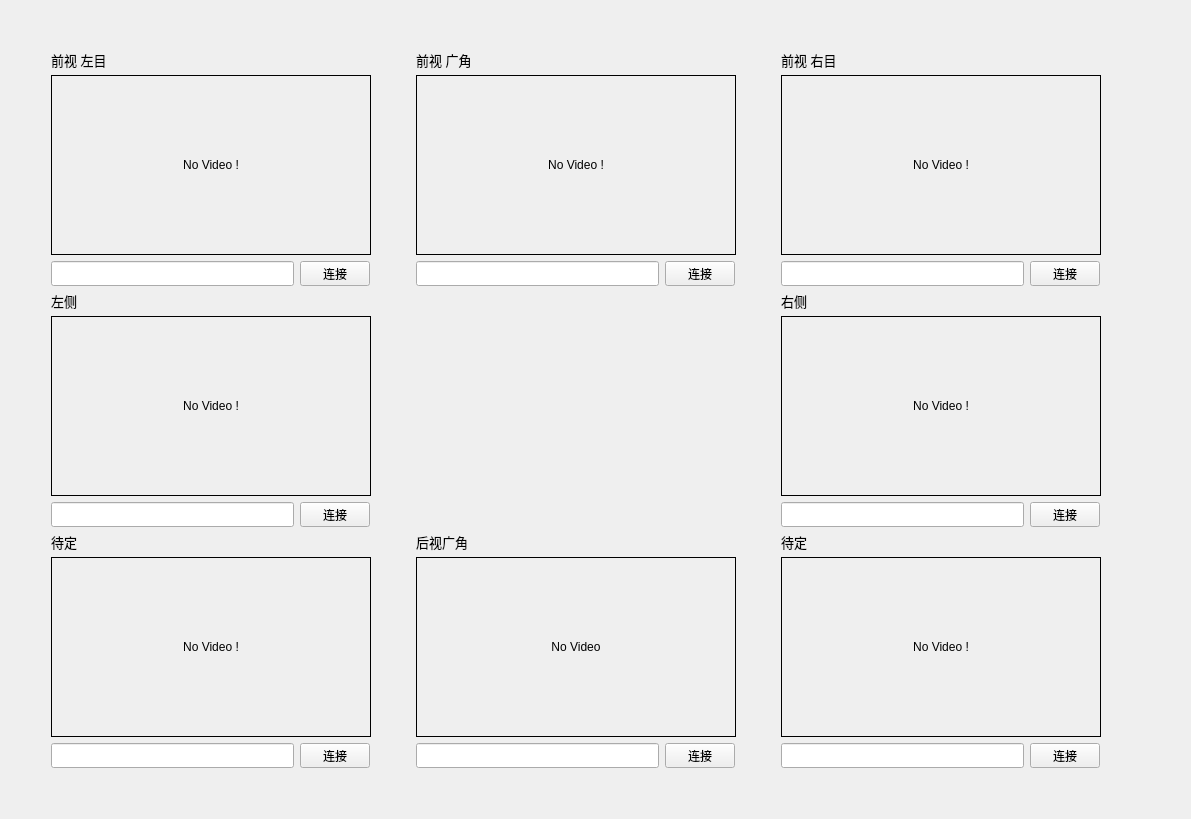
          <widget class="QWidget" name="tab_6">
           <attribute name="title">
            <string>相机</string>
           </attribute>
           <layout class="QGridLayout" name="gridLayout_3">
            <item row="0" column="1">
             <spacer name="verticalSpacer_5">
              <property name="orientation">
               <enum>Qt::Vertical</enum>
              </property>
              <property name="sizeHint" stdset="0">
               <size>
                <width>20</width>
                <height>40</height>
               </size>
              </property>
             </spacer>
            </item>
            <item row="1" column="0">
             <spacer name="horizontalSpacer_18">
              <property name="orientation">
               <enum>Qt::Horizontal</enum>
              </property>
              <property name="sizeHint" stdset="0">
               <size>
                <width>40</width>
                <height>20</height>
               </size>
              </property>
             </spacer>
            </item>
            <item row="1" column="1">
             <layout class="QGridLayout" name="gridLayout_2">
              <item row="0" column="2">
               <layout class="QVBoxLayout" name="verticalLayout_33">
                <item>
                 <widget class="QLabel" name="label_26">
                  <property name="minimumSize">
                   <size>
                    <width>0</width>
                    <height>18</height>
                   </size>
                  </property>
                  <property name="maximumSize">
                   <size>
                    <width>16777215</width>
                    <height>18</height>
                   </size>
                  </property>
                  <property name="font">
                   <font>
                    <pointsize>10</pointsize>
                   </font>
                  </property>
                  <property name="layoutDirection">
                   <enum>Qt::LeftToRight</enum>
                  </property>
                  <property name="text">
                   <string>前视 右目</string>
                  </property>
                  <property name="alignment">
                   <set>Qt::AlignLeading|Qt::AlignLeft|Qt::AlignVCenter</set>
                  </property>
                 </widget>
                </item>
                <item>
                 <widget class="QLabel" name="label_camera_3">
                  <property name="minimumSize">
                   <size>
                    <width>320</width>
                    <height>180</height>
                   </size>
                  </property>
                  <property name="maximumSize">
                   <size>
                    <width>320</width>
                    <height>180</height>
                   </size>
                  </property>
                  <property name="styleSheet">
                   <string notr="true">border: 1px solid black</string>
                  </property>
                  <property name="text">
                   <string>No Video !</string>
                  </property>
                  <property name="alignment">
                   <set>Qt::AlignCenter</set>
                  </property>
                 </widget>
                </item>
                <item>
                 <layout class="QHBoxLayout" name="horizontalLayout_21">
                  <item>
                   <widget class="QLineEdit" name="topic_camera_3">
                    <property name="minimumSize">
                     <size>
                      <width>243</width>
                      <height>25</height>
                     </size>
                    </property>
                    <property name="maximumSize">
                     <size>
                      <width>243</width>
                      <height>25</height>
                     </size>
                    </property>
                   </widget>
                  </item>
                  <item>
                   <widget class="QPushButton" name="button_camera_3">
                    <property name="minimumSize">
                     <size>
                      <width>70</width>
                      <height>25</height>
                     </size>
                    </property>
                    <property name="maximumSize">
                     <size>
                      <width>70</width>
                      <height>25</height>
                     </size>
                    </property>
                    <property name="text">
                     <string>连接</string>
                    </property>
                   </widget>
                  </item>
                  <item>
                   <spacer name="horizontalSpacer_12">
                    <property name="orientation">
                     <enum>Qt::Horizontal</enum>
                    </property>
                    <property name="sizeHint" stdset="0">
                     <size>
                      <width>40</width>
                      <height>20</height>
                     </size>
                    </property>
                   </spacer>
                  </item>
                 </layout>
                </item>
               </layout>
              </item>
              <item row="0" column="0">
               <layout class="QVBoxLayout" name="verticalLayout_31">
                <item>
                 <widget class="QLabel" name="label_18">
                  <property name="minimumSize">
                   <size>
                    <width>0</width>
                    <height>18</height>
                   </size>
                  </property>
                  <property name="maximumSize">
                   <size>
                    <width>16777215</width>
                    <height>18</height>
                   </size>
                  </property>
                  <property name="font">
                   <font>
                    <pointsize>10</pointsize>
                   </font>
                  </property>
                  <property name="layoutDirection">
                   <enum>Qt::LeftToRight</enum>
                  </property>
                  <property name="text">
                   <string>前视 左目</string>
                  </property>
                  <property name="alignment">
                   <set>Qt::AlignLeading|Qt::AlignLeft|Qt::AlignVCenter</set>
                  </property>
                 </widget>
                </item>
                <item>
                 <widget class="QLabel" name="label_camera_1">
                  <property name="minimumSize">
                   <size>
                    <width>320</width>
                    <height>180</height>
                   </size>
                  </property>
                  <property name="maximumSize">
                   <size>
                    <width>320</width>
                    <height>180</height>
                   </size>
                  </property>
                  <property name="styleSheet">
                   <string notr="true">border: 1px solid black</string>
                  </property>
                  <property name="text">
                   <string>&lt;html&gt;&lt;head/&gt;&lt;body&gt;&lt;p&gt;No Video !&lt;/p&gt;&lt;/body&gt;&lt;/html&gt;</string>
                  </property>
                  <property name="alignment">
                   <set>Qt::AlignCenter</set>
                  </property>
                 </widget>
                </item>
                <item>
                 <layout class="QHBoxLayout" name="horizontalLayout_19">
                  <item>
                   <widget class="QLineEdit" name="topic_camera_1">
                    <property name="minimumSize">
                     <size>
                      <width>243</width>
                      <height>25</height>
                     </size>
                    </property>
                    <property name="maximumSize">
                     <size>
                      <width>243</width>
                      <height>25</height>
                     </size>
                    </property>
                   </widget>
                  </item>
                  <item>
                   <widget class="QPushButton" name="button_camera_1">
                    <property name="minimumSize">
                     <size>
                      <width>70</width>
                      <height>25</height>
                     </size>
                    </property>
                    <property name="maximumSize">
                     <size>
                      <width>70</width>
                      <height>25</height>
                     </size>
                    </property>
                    <property name="text">
                     <string>连接</string>
                    </property>
                   </widget>
                  </item>
                  <item>
                   <spacer name="horizontalSpacer_11">
                    <property name="orientation">
                     <enum>Qt::Horizontal</enum>
                    </property>
                    <property name="sizeHint" stdset="0">
                     <size>
                      <width>40</width>
                      <height>20</height>
                     </size>
                    </property>
                   </spacer>
                  </item>
                 </layout>
                </item>
               </layout>
              </item>
              <item row="0" column="1">
               <layout class="QVBoxLayout" name="verticalLayout_32">
                <item>
                 <widget class="QLabel" name="label_27">
                  <property name="minimumSize">
                   <size>
                    <width>0</width>
                    <height>18</height>
                   </size>
                  </property>
                  <property name="maximumSize">
                   <size>
                    <width>16777215</width>
                    <height>18</height>
                   </size>
                  </property>
                  <property name="font">
                   <font>
                    <pointsize>10</pointsize>
                   </font>
                  </property>
                  <property name="layoutDirection">
                   <enum>Qt::LeftToRight</enum>
                  </property>
                  <property name="text">
                   <string>前视 广角</string>
                  </property>
                  <property name="alignment">
                   <set>Qt::AlignLeading|Qt::AlignLeft|Qt::AlignVCenter</set>
                  </property>
                 </widget>
                </item>
                <item>
                 <widget class="QLabel" name="label_camera_2">
                  <property name="minimumSize">
                   <size>
                    <width>320</width>
                    <height>180</height>
                   </size>
                  </property>
                  <property name="maximumSize">
                   <size>
                    <width>320</width>
                    <height>180</height>
                   </size>
                  </property>
                  <property name="styleSheet">
                   <string notr="true">border: 1px solid black</string>
                  </property>
                  <property name="text">
                   <string>No Video !</string>
                  </property>
                  <property name="alignment">
                   <set>Qt::AlignCenter</set>
                  </property>
                 </widget>
                </item>
                <item>
                 <layout class="QHBoxLayout" name="horizontalLayout_20">
                  <item>
                   <widget class="QLineEdit" name="topic_camera_2">
                    <property name="minimumSize">
                     <size>
                      <width>243</width>
                      <height>25</height>
                     </size>
                    </property>
                    <property name="maximumSize">
                     <size>
                      <width>243</width>
                      <height>25</height>
                     </size>
                    </property>
                   </widget>
                  </item>
                  <item>
                   <widget class="QPushButton" name="button_camera_2">
                    <property name="minimumSize">
                     <size>
                      <width>70</width>
                      <height>25</height>
                     </size>
                    </property>
                    <property name="maximumSize">
                     <size>
                      <width>70</width>
                      <height>25</height>
                     </size>
                    </property>
                    <property name="text">
                     <string>连接</string>
                    </property>
                   </widget>
                  </item>
                  <item>
                   <spacer name="horizontalSpacer_10">
                    <property name="orientation">
                     <enum>Qt::Horizontal</enum>
                    </property>
                    <property name="sizeHint" stdset="0">
                     <size>
                      <width>40</width>
                      <height>20</height>
                     </size>
                    </property>
                   </spacer>
                  </item>
                 </layout>
                </item>
               </layout>
              </item>
              <item row="2" column="1">
               <layout class="QVBoxLayout" name="verticalLayout_37">
                <item>
                 <widget class="QLabel" name="label_23">
                  <property name="minimumSize">
                   <size>
                    <width>0</width>
                    <height>18</height>
                   </size>
                  </property>
                  <property name="maximumSize">
                   <size>
                    <width>16777215</width>
                    <height>18</height>
                   </size>
                  </property>
                  <property name="font">
                   <font>
                    <pointsize>10</pointsize>
                   </font>
                  </property>
                  <property name="layoutDirection">
                   <enum>Qt::LeftToRight</enum>
                  </property>
                  <property name="text">
                   <string>后视广角</string>
                  </property>
                  <property name="alignment">
                   <set>Qt::AlignLeading|Qt::AlignLeft|Qt::AlignVCenter</set>
                  </property>
                 </widget>
                </item>
                <item>
                 <widget class="QLabel" name="label_camera_7">
                  <property name="minimumSize">
                   <size>
                    <width>320</width>
                    <height>180</height>
                   </size>
                  </property>
                  <property name="maximumSize">
                   <size>
                    <width>320</width>
                    <height>180</height>
                   </size>
                  </property>
                  <property name="styleSheet">
                   <string notr="true">border: 1px solid black</string>
                  </property>
                  <property name="text">
                   <string>No Video</string>
                  </property>
                  <property name="alignment">
                   <set>Qt::AlignCenter</set>
                  </property>
                 </widget>
                </item>
                <item>
                 <layout class="QHBoxLayout" name="horizontalLayout_25">
                  <item>
                   <widget class="QLineEdit" name="topic_camera_7">
                    <property name="minimumSize">
                     <size>
                      <width>243</width>
                      <height>25</height>
                     </size>
                    </property>
                    <property name="maximumSize">
                     <size>
                      <width>243</width>
                      <height>25</height>
                     </size>
                    </property>
                   </widget>
                  </item>
                  <item>
                   <widget class="QPushButton" name="button_camera_7">
                    <property name="minimumSize">
                     <size>
                      <width>70</width>
                      <height>25</height>
                     </size>
                    </property>
                    <property name="maximumSize">
                     <size>
                      <width>70</width>
                      <height>25</height>
                     </size>
                    </property>
                    <property name="text">
                     <string>连接</string>
                    </property>
                   </widget>
                  </item>
                  <item>
                   <spacer name="horizontalSpacer_15">
                    <property name="orientation">
                     <enum>Qt::Horizontal</enum>
                    </property>
                    <property name="sizeHint" stdset="0">
                     <size>
                      <width>40</width>
                      <height>20</height>
                     </size>
                    </property>
                   </spacer>
                  </item>
                 </layout>
                </item>
               </layout>
              </item>
              <item row="2" column="0">
               <layout class="QVBoxLayout" name="verticalLayout_36">
                <item>
                 <widget class="QLabel" name="label_22">
                  <property name="minimumSize">
                   <size>
                    <width>0</width>
                    <height>18</height>
                   </size>
                  </property>
                  <property name="maximumSize">
                   <size>
                    <width>16777215</width>
                    <height>18</height>
                   </size>
                  </property>
                  <property name="font">
                   <font>
                    <pointsize>10</pointsize>
                   </font>
                  </property>
                  <property name="layoutDirection">
                   <enum>Qt::LeftToRight</enum>
                  </property>
                  <property name="text">
                   <string>待定</string>
                  </property>
                  <property name="alignment">
                   <set>Qt::AlignLeading|Qt::AlignLeft|Qt::AlignVCenter</set>
                  </property>
                 </widget>
                </item>
                <item>
                 <widget class="QLabel" name="label_camera_6">
                  <property name="minimumSize">
                   <size>
                    <width>320</width>
                    <height>180</height>
                   </size>
                  </property>
                  <property name="maximumSize">
                   <size>
                    <width>320</width>
                    <height>180</height>
                   </size>
                  </property>
                  <property name="styleSheet">
                   <string notr="true">border: 1px solid black</string>
                  </property>
                  <property name="text">
                   <string>No Video !</string>
                  </property>
                  <property name="alignment">
                   <set>Qt::AlignCenter</set>
                  </property>
                 </widget>
                </item>
                <item>
                 <layout class="QHBoxLayout" name="horizontalLayout_24">
                  <item>
                   <widget class="QLineEdit" name="topic_camera_6">
                    <property name="minimumSize">
                     <size>
                      <width>243</width>
                      <height>25</height>
                     </size>
                    </property>
                    <property name="maximumSize">
                     <size>
                      <width>243</width>
                      <height>25</height>
                     </size>
                    </property>
                   </widget>
                  </item>
                  <item>
                   <widget class="QPushButton" name="button_camera_6">
                    <property name="minimumSize">
                     <size>
                      <width>70</width>
                      <height>25</height>
                     </size>
                    </property>
                    <property name="maximumSize">
                     <size>
                      <width>70</width>
                      <height>25</height>
                     </size>
                    </property>
                    <property name="text">
                     <string>连接</string>
                    </property>
                   </widget>
                  </item>
                  <item>
                   <spacer name="horizontalSpacer_17">
                    <property name="orientation">
                     <enum>Qt::Horizontal</enum>
                    </property>
                    <property name="sizeHint" stdset="0">
                     <size>
                      <width>40</width>
                      <height>20</height>
                     </size>
                    </property>
                   </spacer>
                  </item>
                 </layout>
                </item>
               </layout>
              </item>
              <item row="2" column="2">
               <layout class="QVBoxLayout" name="verticalLayout_38">
                <item>
                 <widget class="QLabel" name="label_24">
                  <property name="minimumSize">
                   <size>
                    <width>0</width>
                    <height>18</height>
                   </size>
                  </property>
                  <property name="maximumSize">
                   <size>
                    <width>16777215</width>
                    <height>18</height>
                   </size>
                  </property>
                  <property name="font">
                   <font>
                    <pointsize>10</pointsize>
                   </font>
                  </property>
                  <property name="layoutDirection">
                   <enum>Qt::LeftToRight</enum>
                  </property>
                  <property name="text">
                   <string>待定</string>
                  </property>
                  <property name="alignment">
                   <set>Qt::AlignLeading|Qt::AlignLeft|Qt::AlignVCenter</set>
                  </property>
                 </widget>
                </item>
                <item>
                 <widget class="QLabel" name="label_camera_8">
                  <property name="minimumSize">
                   <size>
                    <width>320</width>
                    <height>180</height>
                   </size>
                  </property>
                  <property name="maximumSize">
                   <size>
                    <width>320</width>
                    <height>180</height>
                   </size>
                  </property>
                  <property name="styleSheet">
                   <string notr="true">border: 1px solid black</string>
                  </property>
                  <property name="text">
                   <string>No Video !</string>
                  </property>
                  <property name="alignment">
                   <set>Qt::AlignCenter</set>
                  </property>
                 </widget>
                </item>
                <item>
                 <layout class="QHBoxLayout" name="horizontalLayout_26">
                  <item>
                   <widget class="QLineEdit" name="topic_camera_8">
                    <property name="minimumSize">
                     <size>
                      <width>243</width>
                      <height>25</height>
                     </size>
                    </property>
                    <property name="maximumSize">
                     <size>
                      <width>243</width>
                      <height>25</height>
                     </size>
                    </property>
                   </widget>
                  </item>
                  <item>
                   <widget class="QPushButton" name="button_camera_8">
                    <property name="minimumSize">
                     <size>
                      <width>70</width>
                      <height>25</height>
                     </size>
                    </property>
                    <property name="maximumSize">
                     <size>
                      <width>70</width>
                      <height>25</height>
                     </size>
                    </property>
                    <property name="text">
                     <string>连接</string>
                    </property>
                   </widget>
                  </item>
                  <item>
                   <spacer name="horizontalSpacer_14">
                    <property name="orientation">
                     <enum>Qt::Horizontal</enum>
                    </property>
                    <property name="sizeHint" stdset="0">
                     <size>
                      <width>40</width>
                      <height>20</height>
                     </size>
                    </property>
                   </spacer>
                  </item>
                 </layout>
                </item>
               </layout>
              </item>
              <item row="1" column="2">
               <layout class="QVBoxLayout" name="verticalLayout_35">
                <item>
                 <widget class="QLabel" name="label_25">
                  <property name="minimumSize">
                   <size>
                    <width>0</width>
                    <height>18</height>
                   </size>
                  </property>
                  <property name="maximumSize">
                   <size>
                    <width>16777215</width>
                    <height>18</height>
                   </size>
                  </property>
                  <property name="font">
                   <font>
                    <pointsize>10</pointsize>
                   </font>
                  </property>
                  <property name="layoutDirection">
                   <enum>Qt::LeftToRight</enum>
                  </property>
                  <property name="text">
                   <string>右侧</string>
                  </property>
                  <property name="alignment">
                   <set>Qt::AlignLeading|Qt::AlignLeft|Qt::AlignVCenter</set>
                  </property>
                 </widget>
                </item>
                <item>
                 <widget class="QLabel" name="label_camera_5">
                  <property name="minimumSize">
                   <size>
                    <width>320</width>
                    <height>180</height>
                   </size>
                  </property>
                  <property name="maximumSize">
                   <size>
                    <width>320</width>
                    <height>180</height>
                   </size>
                  </property>
                  <property name="styleSheet">
                   <string notr="true">border: 1px solid black</string>
                  </property>
                  <property name="text">
                   <string>No Video !</string>
                  </property>
                  <property name="alignment">
                   <set>Qt::AlignCenter</set>
                  </property>
                 </widget>
                </item>
                <item>
                 <layout class="QHBoxLayout" name="horizontalLayout_23">
                  <item>
                   <widget class="QLineEdit" name="topic_camera_5">
                    <property name="minimumSize">
                     <size>
                      <width>243</width>
                      <height>25</height>
                     </size>
                    </property>
                    <property name="maximumSize">
                     <size>
                      <width>243</width>
                      <height>25</height>
                     </size>
                    </property>
                   </widget>
                  </item>
                  <item>
                   <widget class="QPushButton" name="button_camera_5">
                    <property name="minimumSize">
                     <size>
                      <width>70</width>
                      <height>25</height>
                     </size>
                    </property>
                    <property name="maximumSize">
                     <size>
                      <width>70</width>
                      <height>25</height>
                     </size>
                    </property>
                    <property name="text">
                     <string>连接</string>
                    </property>
                   </widget>
                  </item>
                  <item>
                   <spacer name="horizontalSpacer_13">
                    <property name="orientation">
                     <enum>Qt::Horizontal</enum>
                    </property>
                    <property name="sizeHint" stdset="0">
                     <size>
                      <width>40</width>
                      <height>20</height>
                     </size>
                    </property>
                   </spacer>
                  </item>
                 </layout>
                </item>
               </layout>
              </item>
              <item row="1" column="0">
               <layout class="QVBoxLayout" name="verticalLayout_34">
                <item>
                 <widget class="QLabel" name="label_21">
                  <property name="minimumSize">
                   <size>
                    <width>0</width>
                    <height>18</height>
                   </size>
                  </property>
                  <property name="maximumSize">
                   <size>
                    <width>16777215</width>
                    <height>18</height>
                   </size>
                  </property>
                  <property name="font">
                   <font>
                    <pointsize>10</pointsize>
                   </font>
                  </property>
                  <property name="layoutDirection">
                   <enum>Qt::LeftToRight</enum>
                  </property>
                  <property name="text">
                   <string>左侧</string>
                  </property>
                  <property name="alignment">
                   <set>Qt::AlignLeading|Qt::AlignLeft|Qt::AlignVCenter</set>
                  </property>
                 </widget>
                </item>
                <item>
                 <widget class="QLabel" name="label_camera_4">
                  <property name="minimumSize">
                   <size>
                    <width>320</width>
                    <height>180</height>
                   </size>
                  </property>
                  <property name="maximumSize">
                   <size>
                    <width>320</width>
                    <height>180</height>
                   </size>
                  </property>
                  <property name="styleSheet">
                   <string notr="true">border: 1px solid black</string>
                  </property>
                  <property name="text">
                   <string>No Video !</string>
                  </property>
                  <property name="alignment">
                   <set>Qt::AlignCenter</set>
                  </property>
                 </widget>
                </item>
                <item>
                 <layout class="QHBoxLayout" name="horizontalLayout_22">
                  <item>
                   <widget class="QLineEdit" name="topic_camera_4">
                    <property name="minimumSize">
                     <size>
                      <width>243</width>
                      <height>25</height>
                     </size>
                    </property>
                    <property name="maximumSize">
                     <size>
                      <width>243</width>
                      <height>25</height>
                     </size>
                    </property>
                   </widget>
                  </item>
                  <item>
                   <widget class="QPushButton" name="button_camera_4">
                    <property name="minimumSize">
                     <size>
                      <width>70</width>
                      <height>25</height>
                     </size>
                    </property>
                    <property name="maximumSize">
                     <size>
                      <width>70</width>
                      <height>25</height>
                     </size>
                    </property>
                    <property name="text">
                     <string>连接</string>
                    </property>
                   </widget>
                  </item>
                  <item>
                   <spacer name="horizontalSpacer_16">
                    <property name="orientation">
                     <enum>Qt::Horizontal</enum>
                    </property>
                    <property name="sizeHint" stdset="0">
                     <size>
                      <width>40</width>
                      <height>20</height>
                     </size>
                    </property>
                   </spacer>
                  </item>
                 </layout>
                </item>
               </layout>
              </item>
             </layout>
            </item>
            <item row="1" column="2">
             <spacer name="horizontalSpacer_19">
              <property name="orientation">
               <enum>Qt::Horizontal</enum>
              </property>
              <property name="sizeHint" stdset="0">
               <size>
                <width>40</width>
                <height>20</height>
               </size>
              </property>
             </spacer>
            </item>
            <item row="2" column="1">
             <spacer name="verticalSpacer_6">
              <property name="orientation">
               <enum>Qt::Vertical</enum>
              </property>
              <property name="sizeHint" stdset="0">
               <size>
                <width>20</width>
                <height>40</height>
               </size>
              </property>
             </spacer>
            </item>
           </layout>
          </widget>
